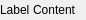
<?xml version="1.0" encoding="UTF-8"?>
<ui version="4.0">
 <class>SimpleWidget</class>
 <widget class="QWidget" name="SimpleWidget">
  <property name="geometry">
   <rect>
    <x>0</x>
    <y>0</y>
    <width>86</width>
    <height>20</height>
   </rect>
  </property>
  <property name="sizePolicy">
   <sizepolicy hsizetype="Minimum" vsizetype="Minimum">
    <horstretch>0</horstretch>
    <verstretch>0</verstretch>
   </sizepolicy>
  </property>
  <property name="windowTitle">
   <string>Form</string>
  </property>
  <layout class="QHBoxLayout" name="horizontalLayout">
   <property name="spacing">
    <number>3</number>
   </property>
   <property name="margin">
    <number>0</number>
   </property>
   <item>
    <widget class="QLabel" name="label">
     <property name="sizePolicy">
      <sizepolicy hsizetype="Minimum" vsizetype="Minimum">
       <horstretch>0</horstretch>
       <verstretch>0</verstretch>
      </sizepolicy>
     </property>
     <property name="font">
      <font>
       <weight>50</weight>
       <bold>false</bold>
      </font>
     </property>
     <property name="text">
      <string>Label</string>
     </property>
    </widget>
   </item>
   <item>
    <widget class="QLabel" name="content">
     <property name="sizePolicy">
      <sizepolicy hsizetype="MinimumExpanding" vsizetype="Minimum">
       <horstretch>0</horstretch>
       <verstretch>0</verstretch>
      </sizepolicy>
     </property>
     <property name="font">
      <font>
       <weight>50</weight>
       <bold>false</bold>
      </font>
     </property>
     <property name="text">
      <string>Content</string>
     </property>
     <property name="textFormat">
      <enum>Qt::AutoText</enum>
     </property>
    </widget>
   </item>
  </layout>
 </widget>
 <resources/>
 <connections/>
</ui>
